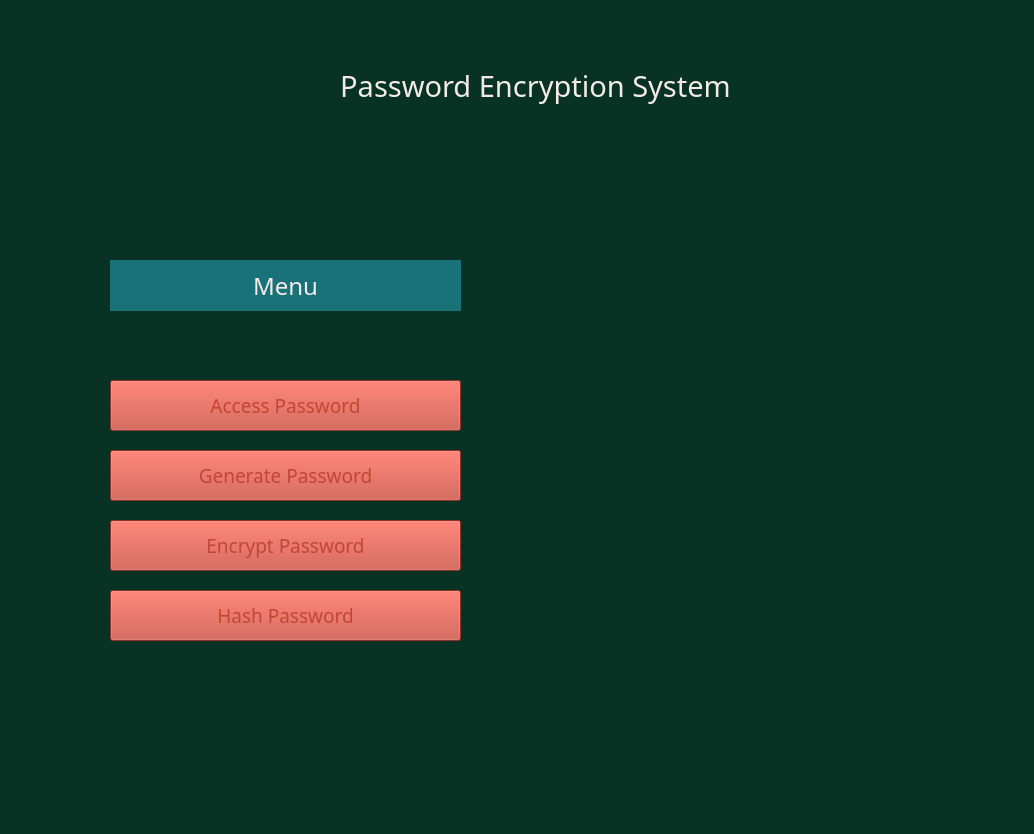
<?xml version="1.0" encoding="UTF-8"?>
<ui version="4.0">
 <class>menu2</class>
 <widget class="QWidget" name="menu2">
  <property name="geometry">
   <rect>
    <x>0</x>
    <y>0</y>
    <width>1034</width>
    <height>834</height>
   </rect>
  </property>
  <property name="palette">
   <palette>
    <active>
     <colorrole role="Base">
      <brush brushstyle="SolidPattern">
       <color alpha="255">
        <red>255</red>
        <green>255</green>
        <blue>255</blue>
       </color>
      </brush>
     </colorrole>
     <colorrole role="Window">
      <brush brushstyle="SolidPattern">
       <color alpha="255">
        <red>8</red>
        <green>50</green>
        <blue>36</blue>
       </color>
      </brush>
     </colorrole>
    </active>
    <inactive>
     <colorrole role="Base">
      <brush brushstyle="SolidPattern">
       <color alpha="255">
        <red>255</red>
        <green>255</green>
        <blue>255</blue>
       </color>
      </brush>
     </colorrole>
     <colorrole role="Window">
      <brush brushstyle="SolidPattern">
       <color alpha="255">
        <red>8</red>
        <green>50</green>
        <blue>36</blue>
       </color>
      </brush>
     </colorrole>
    </inactive>
    <disabled>
     <colorrole role="Base">
      <brush brushstyle="SolidPattern">
       <color alpha="255">
        <red>8</red>
        <green>50</green>
        <blue>36</blue>
       </color>
      </brush>
     </colorrole>
     <colorrole role="Window">
      <brush brushstyle="SolidPattern">
       <color alpha="255">
        <red>8</red>
        <green>50</green>
        <blue>36</blue>
       </color>
      </brush>
     </colorrole>
    </disabled>
   </palette>
  </property>
  <property name="windowTitle">
   <string>Form</string>
  </property>
  <widget class="QLabel" name="peslogo">
   <property name="geometry">
    <rect>
     <x>40</x>
     <y>30</y>
     <width>171</width>
     <height>151</height>
    </rect>
   </property>
   <property name="text">
    <string/>
   </property>
   <property name="pixmap">
    <pixmap>Media/peslogopicnobg.png</pixmap>
   </property>
   <property name="scaledContents">
    <bool>true</bool>
   </property>
  </widget>
  <widget class="QLabel" name="pehead">
   <property name="geometry">
    <rect>
     <x>310</x>
     <y>50</y>
     <width>451</width>
     <height>71</height>
    </rect>
   </property>
   <property name="palette">
    <palette>
     <active>
      <colorrole role="WindowText">
       <brush brushstyle="SolidPattern">
        <color alpha="255">
         <red>243</red>
         <green>235</green>
         <blue>235</blue>
        </color>
       </brush>
      </colorrole>
      <colorrole role="Text">
       <brush brushstyle="SolidPattern">
        <color alpha="255">
         <red>243</red>
         <green>235</green>
         <blue>235</blue>
        </color>
       </brush>
      </colorrole>
      <colorrole role="PlaceholderText">
       <brush brushstyle="SolidPattern">
        <color alpha="128">
         <red>243</red>
         <green>235</green>
         <blue>235</blue>
        </color>
       </brush>
      </colorrole>
     </active>
     <inactive>
      <colorrole role="WindowText">
       <brush brushstyle="SolidPattern">
        <color alpha="255">
         <red>243</red>
         <green>235</green>
         <blue>235</blue>
        </color>
       </brush>
      </colorrole>
      <colorrole role="Text">
       <brush brushstyle="SolidPattern">
        <color alpha="255">
         <red>243</red>
         <green>235</green>
         <blue>235</blue>
        </color>
       </brush>
      </colorrole>
      <colorrole role="PlaceholderText">
       <brush brushstyle="SolidPattern">
        <color alpha="128">
         <red>243</red>
         <green>235</green>
         <blue>235</blue>
        </color>
       </brush>
      </colorrole>
     </inactive>
     <disabled>
      <colorrole role="WindowText">
       <brush brushstyle="SolidPattern">
        <color alpha="255">
         <red>120</red>
         <green>120</green>
         <blue>120</blue>
        </color>
       </brush>
      </colorrole>
      <colorrole role="Text">
       <brush brushstyle="SolidPattern">
        <color alpha="255">
         <red>120</red>
         <green>120</green>
         <blue>120</blue>
        </color>
       </brush>
      </colorrole>
      <colorrole role="PlaceholderText">
       <brush brushstyle="SolidPattern">
        <color alpha="128">
         <red>0</red>
         <green>0</green>
         <blue>0</blue>
        </color>
       </brush>
      </colorrole>
     </disabled>
    </palette>
   </property>
   <property name="font">
    <font>
     <family>Sylfaen</family>
     <pointsize>22</pointsize>
    </font>
   </property>
   <property name="text">
    <string>Password Encryption System</string>
   </property>
   <property name="alignment">
    <set>Qt::AlignCenter</set>
   </property>
  </widget>
  <widget class="QLabel" name="menu2lab">
   <property name="geometry">
    <rect>
     <x>110</x>
     <y>260</y>
     <width>351</width>
     <height>51</height>
    </rect>
   </property>
   <property name="palette">
    <palette>
     <active>
      <colorrole role="WindowText">
       <brush brushstyle="SolidPattern">
        <color alpha="255">
         <red>243</red>
         <green>235</green>
         <blue>235</blue>
        </color>
       </brush>
      </colorrole>
      <colorrole role="Base">
       <brush brushstyle="SolidPattern">
        <color alpha="255">
         <red>255</red>
         <green>255</green>
         <blue>255</blue>
        </color>
       </brush>
      </colorrole>
      <colorrole role="Window">
       <brush brushstyle="SolidPattern">
        <color alpha="255">
         <red>25</red>
         <green>114</green>
         <blue>120</blue>
        </color>
       </brush>
      </colorrole>
     </active>
     <inactive>
      <colorrole role="WindowText">
       <brush brushstyle="SolidPattern">
        <color alpha="255">
         <red>243</red>
         <green>235</green>
         <blue>235</blue>
        </color>
       </brush>
      </colorrole>
      <colorrole role="Base">
       <brush brushstyle="SolidPattern">
        <color alpha="255">
         <red>255</red>
         <green>255</green>
         <blue>255</blue>
        </color>
       </brush>
      </colorrole>
      <colorrole role="Window">
       <brush brushstyle="SolidPattern">
        <color alpha="255">
         <red>25</red>
         <green>114</green>
         <blue>120</blue>
        </color>
       </brush>
      </colorrole>
     </inactive>
     <disabled>
      <colorrole role="WindowText">
       <brush brushstyle="SolidPattern">
        <color alpha="255">
         <red>120</red>
         <green>120</green>
         <blue>120</blue>
        </color>
       </brush>
      </colorrole>
      <colorrole role="Base">
       <brush brushstyle="SolidPattern">
        <color alpha="255">
         <red>25</red>
         <green>114</green>
         <blue>120</blue>
        </color>
       </brush>
      </colorrole>
      <colorrole role="Window">
       <brush brushstyle="SolidPattern">
        <color alpha="255">
         <red>25</red>
         <green>114</green>
         <blue>120</blue>
        </color>
       </brush>
      </colorrole>
     </disabled>
    </palette>
   </property>
   <property name="font">
    <font>
     <family>Sylfaen</family>
     <pointsize>18</pointsize>
    </font>
   </property>
   <property name="autoFillBackground">
    <bool>true</bool>
   </property>
   <property name="text">
    <string>Menu</string>
   </property>
   <property name="alignment">
    <set>Qt::AlignCenter</set>
   </property>
  </widget>
  <widget class="QPushButton" name="apass">
   <property name="geometry">
    <rect>
     <x>110</x>
     <y>380</y>
     <width>351</width>
     <height>51</height>
    </rect>
   </property>
   <property name="palette">
    <palette>
     <active>
      <colorrole role="Button">
       <brush brushstyle="SolidPattern">
        <color alpha="255">
         <red>196</red>
         <green>69</green>
         <blue>54</blue>
        </color>
       </brush>
      </colorrole>
      <colorrole role="Light">
       <brush brushstyle="SolidPattern">
        <color alpha="255">
         <red>196</red>
         <green>69</green>
         <blue>54</blue>
        </color>
       </brush>
      </colorrole>
      <colorrole role="Midlight">
       <brush brushstyle="SolidPattern">
        <color alpha="255">
         <red>196</red>
         <green>69</green>
         <blue>54</blue>
        </color>
       </brush>
      </colorrole>
      <colorrole role="BrightText">
       <brush brushstyle="SolidPattern">
        <color alpha="255">
         <red>196</red>
         <green>69</green>
         <blue>54</blue>
        </color>
       </brush>
      </colorrole>
      <colorrole role="ButtonText">
       <brush brushstyle="SolidPattern">
        <color alpha="255">
         <red>196</red>
         <green>69</green>
         <blue>54</blue>
        </color>
       </brush>
      </colorrole>
      <colorrole role="Base">
       <brush brushstyle="SolidPattern">
        <color alpha="255">
         <red>196</red>
         <green>69</green>
         <blue>54</blue>
        </color>
       </brush>
      </colorrole>
      <colorrole role="Window">
       <brush brushstyle="SolidPattern">
        <color alpha="255">
         <red>196</red>
         <green>69</green>
         <blue>54</blue>
        </color>
       </brush>
      </colorrole>
      <colorrole role="AlternateBase">
       <brush brushstyle="SolidPattern">
        <color alpha="255">
         <red>196</red>
         <green>69</green>
         <blue>54</blue>
        </color>
       </brush>
      </colorrole>
      <colorrole role="ToolTipBase">
       <brush brushstyle="SolidPattern">
        <color alpha="255">
         <red>196</red>
         <green>69</green>
         <blue>54</blue>
        </color>
       </brush>
      </colorrole>
     </active>
     <inactive>
      <colorrole role="Button">
       <brush brushstyle="SolidPattern">
        <color alpha="255">
         <red>196</red>
         <green>69</green>
         <blue>54</blue>
        </color>
       </brush>
      </colorrole>
      <colorrole role="Light">
       <brush brushstyle="SolidPattern">
        <color alpha="255">
         <red>196</red>
         <green>69</green>
         <blue>54</blue>
        </color>
       </brush>
      </colorrole>
      <colorrole role="Midlight">
       <brush brushstyle="SolidPattern">
        <color alpha="255">
         <red>196</red>
         <green>69</green>
         <blue>54</blue>
        </color>
       </brush>
      </colorrole>
      <colorrole role="BrightText">
       <brush brushstyle="SolidPattern">
        <color alpha="255">
         <red>196</red>
         <green>69</green>
         <blue>54</blue>
        </color>
       </brush>
      </colorrole>
      <colorrole role="ButtonText">
       <brush brushstyle="SolidPattern">
        <color alpha="255">
         <red>196</red>
         <green>69</green>
         <blue>54</blue>
        </color>
       </brush>
      </colorrole>
      <colorrole role="Base">
       <brush brushstyle="SolidPattern">
        <color alpha="255">
         <red>196</red>
         <green>69</green>
         <blue>54</blue>
        </color>
       </brush>
      </colorrole>
      <colorrole role="Window">
       <brush brushstyle="SolidPattern">
        <color alpha="255">
         <red>196</red>
         <green>69</green>
         <blue>54</blue>
        </color>
       </brush>
      </colorrole>
      <colorrole role="AlternateBase">
       <brush brushstyle="SolidPattern">
        <color alpha="255">
         <red>196</red>
         <green>69</green>
         <blue>54</blue>
        </color>
       </brush>
      </colorrole>
      <colorrole role="ToolTipBase">
       <brush brushstyle="SolidPattern">
        <color alpha="255">
         <red>196</red>
         <green>69</green>
         <blue>54</blue>
        </color>
       </brush>
      </colorrole>
     </inactive>
     <disabled>
      <colorrole role="Button">
       <brush brushstyle="SolidPattern">
        <color alpha="255">
         <red>196</red>
         <green>69</green>
         <blue>54</blue>
        </color>
       </brush>
      </colorrole>
      <colorrole role="Light">
       <brush brushstyle="SolidPattern">
        <color alpha="255">
         <red>196</red>
         <green>69</green>
         <blue>54</blue>
        </color>
       </brush>
      </colorrole>
      <colorrole role="Midlight">
       <brush brushstyle="SolidPattern">
        <color alpha="255">
         <red>196</red>
         <green>69</green>
         <blue>54</blue>
        </color>
       </brush>
      </colorrole>
      <colorrole role="BrightText">
       <brush brushstyle="SolidPattern">
        <color alpha="255">
         <red>196</red>
         <green>69</green>
         <blue>54</blue>
        </color>
       </brush>
      </colorrole>
      <colorrole role="ButtonText">
       <brush brushstyle="SolidPattern">
        <color alpha="255">
         <red>120</red>
         <green>120</green>
         <blue>120</blue>
        </color>
       </brush>
      </colorrole>
      <colorrole role="Base">
       <brush brushstyle="SolidPattern">
        <color alpha="255">
         <red>196</red>
         <green>69</green>
         <blue>54</blue>
        </color>
       </brush>
      </colorrole>
      <colorrole role="Window">
       <brush brushstyle="SolidPattern">
        <color alpha="255">
         <red>196</red>
         <green>69</green>
         <blue>54</blue>
        </color>
       </brush>
      </colorrole>
      <colorrole role="AlternateBase">
       <brush brushstyle="SolidPattern">
        <color alpha="255">
         <red>196</red>
         <green>69</green>
         <blue>54</blue>
        </color>
       </brush>
      </colorrole>
      <colorrole role="ToolTipBase">
       <brush brushstyle="SolidPattern">
        <color alpha="255">
         <red>196</red>
         <green>69</green>
         <blue>54</blue>
        </color>
       </brush>
      </colorrole>
     </disabled>
    </palette>
   </property>
   <property name="font">
    <font>
     <family>Sylfaen</family>
     <pointsize>14</pointsize>
    </font>
   </property>
   <property name="text">
    <string>Access Password</string>
   </property>
  </widget>
  <widget class="QPushButton" name="genpass">
   <property name="geometry">
    <rect>
     <x>110</x>
     <y>450</y>
     <width>351</width>
     <height>51</height>
    </rect>
   </property>
   <property name="palette">
    <palette>
     <active>
      <colorrole role="Button">
       <brush brushstyle="SolidPattern">
        <color alpha="255">
         <red>196</red>
         <green>69</green>
         <blue>54</blue>
        </color>
       </brush>
      </colorrole>
      <colorrole role="Light">
       <brush brushstyle="SolidPattern">
        <color alpha="255">
         <red>196</red>
         <green>69</green>
         <blue>54</blue>
        </color>
       </brush>
      </colorrole>
      <colorrole role="Midlight">
       <brush brushstyle="SolidPattern">
        <color alpha="255">
         <red>196</red>
         <green>69</green>
         <blue>54</blue>
        </color>
       </brush>
      </colorrole>
      <colorrole role="ButtonText">
       <brush brushstyle="SolidPattern">
        <color alpha="255">
         <red>196</red>
         <green>69</green>
         <blue>54</blue>
        </color>
       </brush>
      </colorrole>
      <colorrole role="Base">
       <brush brushstyle="SolidPattern">
        <color alpha="255">
         <red>196</red>
         <green>69</green>
         <blue>54</blue>
        </color>
       </brush>
      </colorrole>
      <colorrole role="Window">
       <brush brushstyle="SolidPattern">
        <color alpha="255">
         <red>196</red>
         <green>69</green>
         <blue>54</blue>
        </color>
       </brush>
      </colorrole>
      <colorrole role="AlternateBase">
       <brush brushstyle="SolidPattern">
        <color alpha="255">
         <red>196</red>
         <green>69</green>
         <blue>54</blue>
        </color>
       </brush>
      </colorrole>
      <colorrole role="ToolTipBase">
       <brush brushstyle="SolidPattern">
        <color alpha="255">
         <red>255</red>
         <green>255</green>
         <blue>255</blue>
        </color>
       </brush>
      </colorrole>
     </active>
     <inactive>
      <colorrole role="Button">
       <brush brushstyle="SolidPattern">
        <color alpha="255">
         <red>196</red>
         <green>69</green>
         <blue>54</blue>
        </color>
       </brush>
      </colorrole>
      <colorrole role="Light">
       <brush brushstyle="SolidPattern">
        <color alpha="255">
         <red>196</red>
         <green>69</green>
         <blue>54</blue>
        </color>
       </brush>
      </colorrole>
      <colorrole role="Midlight">
       <brush brushstyle="SolidPattern">
        <color alpha="255">
         <red>196</red>
         <green>69</green>
         <blue>54</blue>
        </color>
       </brush>
      </colorrole>
      <colorrole role="ButtonText">
       <brush brushstyle="SolidPattern">
        <color alpha="255">
         <red>196</red>
         <green>69</green>
         <blue>54</blue>
        </color>
       </brush>
      </colorrole>
      <colorrole role="Base">
       <brush brushstyle="SolidPattern">
        <color alpha="255">
         <red>196</red>
         <green>69</green>
         <blue>54</blue>
        </color>
       </brush>
      </colorrole>
      <colorrole role="Window">
       <brush brushstyle="SolidPattern">
        <color alpha="255">
         <red>196</red>
         <green>69</green>
         <blue>54</blue>
        </color>
       </brush>
      </colorrole>
      <colorrole role="AlternateBase">
       <brush brushstyle="SolidPattern">
        <color alpha="255">
         <red>196</red>
         <green>69</green>
         <blue>54</blue>
        </color>
       </brush>
      </colorrole>
      <colorrole role="ToolTipBase">
       <brush brushstyle="SolidPattern">
        <color alpha="255">
         <red>255</red>
         <green>255</green>
         <blue>255</blue>
        </color>
       </brush>
      </colorrole>
     </inactive>
     <disabled>
      <colorrole role="Button">
       <brush brushstyle="SolidPattern">
        <color alpha="255">
         <red>196</red>
         <green>69</green>
         <blue>54</blue>
        </color>
       </brush>
      </colorrole>
      <colorrole role="Light">
       <brush brushstyle="SolidPattern">
        <color alpha="255">
         <red>196</red>
         <green>69</green>
         <blue>54</blue>
        </color>
       </brush>
      </colorrole>
      <colorrole role="Midlight">
       <brush brushstyle="SolidPattern">
        <color alpha="255">
         <red>196</red>
         <green>69</green>
         <blue>54</blue>
        </color>
       </brush>
      </colorrole>
      <colorrole role="ButtonText">
       <brush brushstyle="SolidPattern">
        <color alpha="255">
         <red>120</red>
         <green>120</green>
         <blue>120</blue>
        </color>
       </brush>
      </colorrole>
      <colorrole role="Base">
       <brush brushstyle="SolidPattern">
        <color alpha="255">
         <red>196</red>
         <green>69</green>
         <blue>54</blue>
        </color>
       </brush>
      </colorrole>
      <colorrole role="Window">
       <brush brushstyle="SolidPattern">
        <color alpha="255">
         <red>196</red>
         <green>69</green>
         <blue>54</blue>
        </color>
       </brush>
      </colorrole>
      <colorrole role="AlternateBase">
       <brush brushstyle="SolidPattern">
        <color alpha="255">
         <red>196</red>
         <green>69</green>
         <blue>54</blue>
        </color>
       </brush>
      </colorrole>
      <colorrole role="ToolTipBase">
       <brush brushstyle="SolidPattern">
        <color alpha="255">
         <red>255</red>
         <green>255</green>
         <blue>255</blue>
        </color>
       </brush>
      </colorrole>
     </disabled>
    </palette>
   </property>
   <property name="font">
    <font>
     <family>Sylfaen</family>
     <pointsize>14</pointsize>
    </font>
   </property>
   <property name="text">
    <string>Generate Password</string>
   </property>
  </widget>
  <widget class="QPushButton" name="encrpass">
   <property name="geometry">
    <rect>
     <x>110</x>
     <y>520</y>
     <width>351</width>
     <height>51</height>
    </rect>
   </property>
   <property name="palette">
    <palette>
     <active>
      <colorrole role="Button">
       <brush brushstyle="SolidPattern">
        <color alpha="255">
         <red>196</red>
         <green>69</green>
         <blue>54</blue>
        </color>
       </brush>
      </colorrole>
      <colorrole role="Light">
       <brush brushstyle="SolidPattern">
        <color alpha="255">
         <red>196</red>
         <green>69</green>
         <blue>54</blue>
        </color>
       </brush>
      </colorrole>
      <colorrole role="Midlight">
       <brush brushstyle="SolidPattern">
        <color alpha="255">
         <red>196</red>
         <green>69</green>
         <blue>54</blue>
        </color>
       </brush>
      </colorrole>
      <colorrole role="ButtonText">
       <brush brushstyle="SolidPattern">
        <color alpha="255">
         <red>196</red>
         <green>69</green>
         <blue>54</blue>
        </color>
       </brush>
      </colorrole>
      <colorrole role="Base">
       <brush brushstyle="SolidPattern">
        <color alpha="255">
         <red>196</red>
         <green>69</green>
         <blue>54</blue>
        </color>
       </brush>
      </colorrole>
      <colorrole role="Window">
       <brush brushstyle="SolidPattern">
        <color alpha="255">
         <red>196</red>
         <green>69</green>
         <blue>54</blue>
        </color>
       </brush>
      </colorrole>
      <colorrole role="AlternateBase">
       <brush brushstyle="SolidPattern">
        <color alpha="255">
         <red>196</red>
         <green>69</green>
         <blue>54</blue>
        </color>
       </brush>
      </colorrole>
      <colorrole role="ToolTipBase">
       <brush brushstyle="SolidPattern">
        <color alpha="255">
         <red>255</red>
         <green>255</green>
         <blue>255</blue>
        </color>
       </brush>
      </colorrole>
     </active>
     <inactive>
      <colorrole role="Button">
       <brush brushstyle="SolidPattern">
        <color alpha="255">
         <red>196</red>
         <green>69</green>
         <blue>54</blue>
        </color>
       </brush>
      </colorrole>
      <colorrole role="Light">
       <brush brushstyle="SolidPattern">
        <color alpha="255">
         <red>196</red>
         <green>69</green>
         <blue>54</blue>
        </color>
       </brush>
      </colorrole>
      <colorrole role="Midlight">
       <brush brushstyle="SolidPattern">
        <color alpha="255">
         <red>196</red>
         <green>69</green>
         <blue>54</blue>
        </color>
       </brush>
      </colorrole>
      <colorrole role="ButtonText">
       <brush brushstyle="SolidPattern">
        <color alpha="255">
         <red>196</red>
         <green>69</green>
         <blue>54</blue>
        </color>
       </brush>
      </colorrole>
      <colorrole role="Base">
       <brush brushstyle="SolidPattern">
        <color alpha="255">
         <red>196</red>
         <green>69</green>
         <blue>54</blue>
        </color>
       </brush>
      </colorrole>
      <colorrole role="Window">
       <brush brushstyle="SolidPattern">
        <color alpha="255">
         <red>196</red>
         <green>69</green>
         <blue>54</blue>
        </color>
       </brush>
      </colorrole>
      <colorrole role="AlternateBase">
       <brush brushstyle="SolidPattern">
        <color alpha="255">
         <red>196</red>
         <green>69</green>
         <blue>54</blue>
        </color>
       </brush>
      </colorrole>
      <colorrole role="ToolTipBase">
       <brush brushstyle="SolidPattern">
        <color alpha="255">
         <red>255</red>
         <green>255</green>
         <blue>255</blue>
        </color>
       </brush>
      </colorrole>
     </inactive>
     <disabled>
      <colorrole role="Button">
       <brush brushstyle="SolidPattern">
        <color alpha="255">
         <red>196</red>
         <green>69</green>
         <blue>54</blue>
        </color>
       </brush>
      </colorrole>
      <colorrole role="Light">
       <brush brushstyle="SolidPattern">
        <color alpha="255">
         <red>196</red>
         <green>69</green>
         <blue>54</blue>
        </color>
       </brush>
      </colorrole>
      <colorrole role="Midlight">
       <brush brushstyle="SolidPattern">
        <color alpha="255">
         <red>196</red>
         <green>69</green>
         <blue>54</blue>
        </color>
       </brush>
      </colorrole>
      <colorrole role="ButtonText">
       <brush brushstyle="SolidPattern">
        <color alpha="255">
         <red>120</red>
         <green>120</green>
         <blue>120</blue>
        </color>
       </brush>
      </colorrole>
      <colorrole role="Base">
       <brush brushstyle="SolidPattern">
        <color alpha="255">
         <red>196</red>
         <green>69</green>
         <blue>54</blue>
        </color>
       </brush>
      </colorrole>
      <colorrole role="Window">
       <brush brushstyle="SolidPattern">
        <color alpha="255">
         <red>196</red>
         <green>69</green>
         <blue>54</blue>
        </color>
       </brush>
      </colorrole>
      <colorrole role="AlternateBase">
       <brush brushstyle="SolidPattern">
        <color alpha="255">
         <red>196</red>
         <green>69</green>
         <blue>54</blue>
        </color>
       </brush>
      </colorrole>
      <colorrole role="ToolTipBase">
       <brush brushstyle="SolidPattern">
        <color alpha="255">
         <red>255</red>
         <green>255</green>
         <blue>255</blue>
        </color>
       </brush>
      </colorrole>
     </disabled>
    </palette>
   </property>
   <property name="font">
    <font>
     <family>Sylfaen</family>
     <pointsize>14</pointsize>
    </font>
   </property>
   <property name="text">
    <string>Encrypt Password</string>
   </property>
  </widget>
  <widget class="QPushButton" name="hashpass">
   <property name="geometry">
    <rect>
     <x>110</x>
     <y>590</y>
     <width>351</width>
     <height>51</height>
    </rect>
   </property>
   <property name="palette">
    <palette>
     <active>
      <colorrole role="Button">
       <brush brushstyle="SolidPattern">
        <color alpha="255">
         <red>196</red>
         <green>69</green>
         <blue>54</blue>
        </color>
       </brush>
      </colorrole>
      <colorrole role="Light">
       <brush brushstyle="SolidPattern">
        <color alpha="255">
         <red>196</red>
         <green>69</green>
         <blue>54</blue>
        </color>
       </brush>
      </colorrole>
      <colorrole role="Midlight">
       <brush brushstyle="SolidPattern">
        <color alpha="255">
         <red>196</red>
         <green>69</green>
         <blue>54</blue>
        </color>
       </brush>
      </colorrole>
      <colorrole role="ButtonText">
       <brush brushstyle="SolidPattern">
        <color alpha="255">
         <red>196</red>
         <green>69</green>
         <blue>54</blue>
        </color>
       </brush>
      </colorrole>
      <colorrole role="Base">
       <brush brushstyle="SolidPattern">
        <color alpha="255">
         <red>196</red>
         <green>69</green>
         <blue>54</blue>
        </color>
       </brush>
      </colorrole>
      <colorrole role="Window">
       <brush brushstyle="SolidPattern">
        <color alpha="255">
         <red>196</red>
         <green>69</green>
         <blue>54</blue>
        </color>
       </brush>
      </colorrole>
      <colorrole role="AlternateBase">
       <brush brushstyle="SolidPattern">
        <color alpha="255">
         <red>196</red>
         <green>69</green>
         <blue>54</blue>
        </color>
       </brush>
      </colorrole>
      <colorrole role="ToolTipBase">
       <brush brushstyle="SolidPattern">
        <color alpha="255">
         <red>255</red>
         <green>255</green>
         <blue>255</blue>
        </color>
       </brush>
      </colorrole>
     </active>
     <inactive>
      <colorrole role="Button">
       <brush brushstyle="SolidPattern">
        <color alpha="255">
         <red>196</red>
         <green>69</green>
         <blue>54</blue>
        </color>
       </brush>
      </colorrole>
      <colorrole role="Light">
       <brush brushstyle="SolidPattern">
        <color alpha="255">
         <red>196</red>
         <green>69</green>
         <blue>54</blue>
        </color>
       </brush>
      </colorrole>
      <colorrole role="Midlight">
       <brush brushstyle="SolidPattern">
        <color alpha="255">
         <red>196</red>
         <green>69</green>
         <blue>54</blue>
        </color>
       </brush>
      </colorrole>
      <colorrole role="ButtonText">
       <brush brushstyle="SolidPattern">
        <color alpha="255">
         <red>196</red>
         <green>69</green>
         <blue>54</blue>
        </color>
       </brush>
      </colorrole>
      <colorrole role="Base">
       <brush brushstyle="SolidPattern">
        <color alpha="255">
         <red>196</red>
         <green>69</green>
         <blue>54</blue>
        </color>
       </brush>
      </colorrole>
      <colorrole role="Window">
       <brush brushstyle="SolidPattern">
        <color alpha="255">
         <red>196</red>
         <green>69</green>
         <blue>54</blue>
        </color>
       </brush>
      </colorrole>
      <colorrole role="AlternateBase">
       <brush brushstyle="SolidPattern">
        <color alpha="255">
         <red>196</red>
         <green>69</green>
         <blue>54</blue>
        </color>
       </brush>
      </colorrole>
      <colorrole role="ToolTipBase">
       <brush brushstyle="SolidPattern">
        <color alpha="255">
         <red>255</red>
         <green>255</green>
         <blue>255</blue>
        </color>
       </brush>
      </colorrole>
     </inactive>
     <disabled>
      <colorrole role="Button">
       <brush brushstyle="SolidPattern">
        <color alpha="255">
         <red>196</red>
         <green>69</green>
         <blue>54</blue>
        </color>
       </brush>
      </colorrole>
      <colorrole role="Light">
       <brush brushstyle="SolidPattern">
        <color alpha="255">
         <red>196</red>
         <green>69</green>
         <blue>54</blue>
        </color>
       </brush>
      </colorrole>
      <colorrole role="Midlight">
       <brush brushstyle="SolidPattern">
        <color alpha="255">
         <red>196</red>
         <green>69</green>
         <blue>54</blue>
        </color>
       </brush>
      </colorrole>
      <colorrole role="ButtonText">
       <brush brushstyle="SolidPattern">
        <color alpha="255">
         <red>120</red>
         <green>120</green>
         <blue>120</blue>
        </color>
       </brush>
      </colorrole>
      <colorrole role="Base">
       <brush brushstyle="SolidPattern">
        <color alpha="255">
         <red>196</red>
         <green>69</green>
         <blue>54</blue>
        </color>
       </brush>
      </colorrole>
      <colorrole role="Window">
       <brush brushstyle="SolidPattern">
        <color alpha="255">
         <red>196</red>
         <green>69</green>
         <blue>54</blue>
        </color>
       </brush>
      </colorrole>
      <colorrole role="AlternateBase">
       <brush brushstyle="SolidPattern">
        <color alpha="255">
         <red>196</red>
         <green>69</green>
         <blue>54</blue>
        </color>
       </brush>
      </colorrole>
      <colorrole role="ToolTipBase">
       <brush brushstyle="SolidPattern">
        <color alpha="255">
         <red>255</red>
         <green>255</green>
         <blue>255</blue>
        </color>
       </brush>
      </colorrole>
     </disabled>
    </palette>
   </property>
   <property name="font">
    <font>
     <family>Sylfaen</family>
     <pointsize>14</pointsize>
    </font>
   </property>
   <property name="text">
    <string>Hash Password</string>
   </property>
  </widget>
  <widget class="QLabel" name="label_4">
   <property name="geometry">
    <rect>
     <x>560</x>
     <y>260</y>
     <width>481</width>
     <height>441</height>
    </rect>
   </property>
   <property name="text">
    <string/>
   </property>
   <property name="pixmap">
    <pixmap>Media/menu2.png</pixmap>
   </property>
  </widget>
 </widget>
 <resources/>
 <connections/>
</ui>
